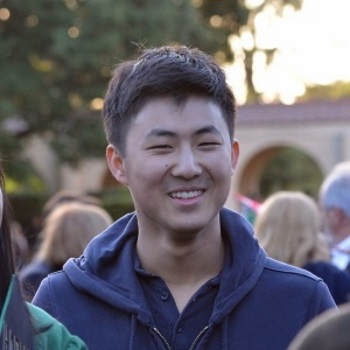
#> input picture Images/portrait.jpg, 350 x 350 px
$ python convolutiontest.py   (Python 2 division)
#> lines starting #> are read from the running program, lines starting #| are printed output that depends on the picture
import cv2
import numpy as np

img = cv2.imread("Images/portrait.jpg", cv2.IMREAD_COLOR)
#> img is the input picture: shape (350, 350, 3); mean B, G, R 111.2, 102.8, 106.2

kernel_sharpen = np.array([[0, 0, 0, 0, 0],
                           [0, 0, -1, 0, 0],
                           [0, -1, 5, -1, 0],
                           [0, 0, -1, 0, 0],
                           [0, 0, 0, 0, 0]])

kernel_blur = np.array([[0, 0, 0, 0, 0],
                        [0, 1, 1, 1, 0],
                        [0, 1, 1, 1, 0],
                        [0, 1, 1, 1, 0],
                        [0, 0, 0, 0, 0]])

kernel_edge_enhance = np.array([[0, 0, 0, 0, 0],
                                [0, 0, 0, 0, 0],
                                [0, -1, 1, 0, 0],
                                [0, 0, 0, 0, 0],
                                [0, 0, 0, 0, 0]])

kernel_edge_detect = np.array([[0, 0, 0, 0, 0],
                                [0, 0, 1, 0, 0],
                                [0, 1, -4, 1, 0],
                                [0, 0, 1, 0, 0],
                                [0, 0, 0, 0, 0]])

kernel_emboss = np.array([[0, 0, 0, 0, 0],
                        [0, -2, -1, 1, 0],
                        [0, -1, 1, 1, 0],
                        [0, 1, 1, 2, 0],
                        [0, 0, 0, 0, 0]])

kernel_custom = np.array([[0, 0, 0, 0, 0],
                        [0, 0, 2, 0, 0],
                        [0, -1, -1, -1, 0],
                        [0, 0, 2, 0, 0],
                        [0, 0, 0, 0, 0]])

# To change the filter, change this line! Don't touch anything else!
kernel = kernel_emboss

print "Convolutional filter used:"
print kernel

new_img = cv2.filter2D(img, -1, kernel)
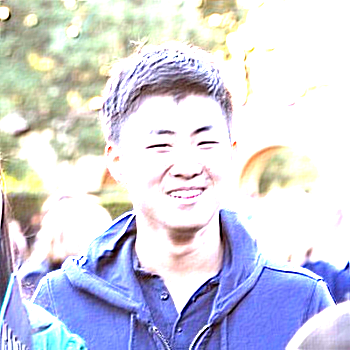
#> new_img: shape (350, 350, 3); mean B, G, R 224.4, 211.7, 210.3

cv2.imshow("Original image", img)
cv2.imshow("What in convolution", new_img)
cv2.waitKey(0)
cv2.destroyAllWindows()
